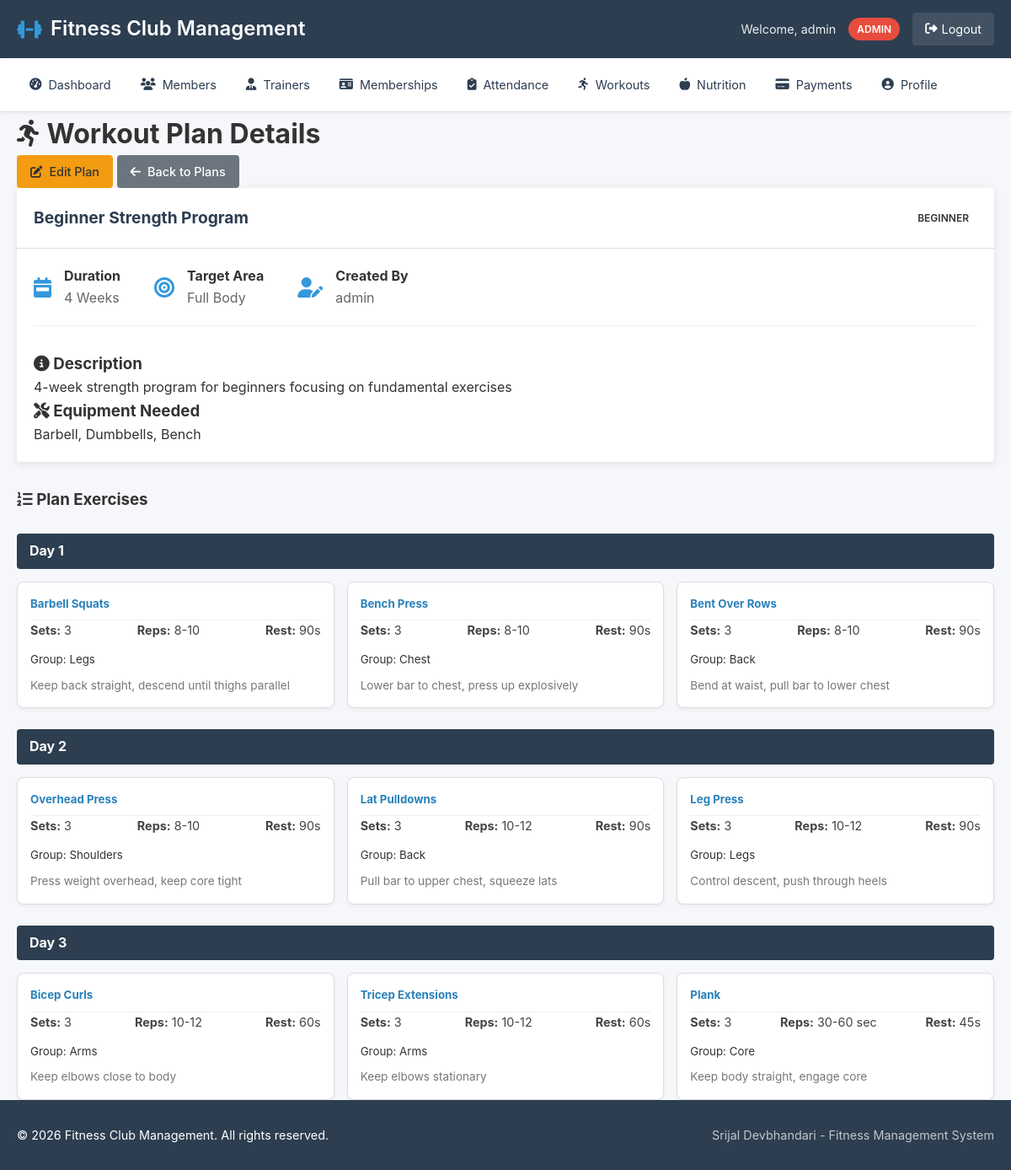
The app's page /workouts/view.php?id=1 (signed in) with its own data.
### tables this page shows
CREATE TABLE workout_plans (
    id INT PRIMARY KEY AUTO_INCREMENT,
    plan_name VARCHAR(100) NOT NULL,
    description TEXT,
    difficulty_level ENUM('Beginner', 'Intermediate', 'Advanced') DEFAULT 'Beginner',
    duration_weeks INT DEFAULT 4,
    target_area VARCHAR(100),
    equipment_needed TEXT,
    created_by INT,
    created_at TIMESTAMP DEFAULT CURRENT_TIMESTAMP,
    is_active BOOLEAN DEFAULT TRUE,
    FOREIGN KEY (created_by) REFERENCES users(id),
    INDEX idx_difficulty (difficulty_level)
);

CREATE TABLE users (
    id INT PRIMARY KEY AUTO_INCREMENT,
    username VARCHAR(50) UNIQUE NOT NULL,
    email VARCHAR(100) UNIQUE NOT NULL,
    password_hash VARCHAR(255) NOT NULL,
    role ENUM('admin', 'trainer', 'member') DEFAULT 'member',
    created_at TIMESTAMP DEFAULT CURRENT_TIMESTAMP,
    last_login DATETIME,
    status ENUM('active', 'inactive') DEFAULT 'active'
);

CREATE TABLE workout_exercises (
    id INT PRIMARY KEY AUTO_INCREMENT,
    workout_plan_id INT NOT NULL,
    exercise_name VARCHAR(100) NOT NULL,
    sets INT DEFAULT 3,
    reps VARCHAR(50),
    rest_seconds INT DEFAULT 60,
    instructions TEXT,
    muscle_group VARCHAR(50),
    day_number INT,
    FOREIGN KEY (workout_plan_id) REFERENCES workout_plans(id) ON DELETE CASCADE,
    INDEX idx_plan (workout_plan_id)
);

### includes/functions.php (called while the page is built, shortened)
<?php
function has_role($role)
{
    return isset($_SESSION['user_role']) && $_SESSION['user_role'] === $role;
}
function is_admin()
{
    return has_role('admin');
}
function is_staff()
{
    return is_admin() || is_trainer();
}
function e($string)
{
    return htmlspecialchars($string ?? '', ENT_QUOTES, 'UTF-8');
}
?>

### public/workouts/view.php (the view, shortened to what this page needs)
<?php
require_once '../../config/config.php';
require_once '../../includes/functions.php';
$id = isset($_GET['id']) ? (int) $_GET['id'] : 0;
$stmt = $pdo->prepare("
    SELECT wp.*, u.username as creator
    FROM workout_plans wp
    LEFT JOIN users u ON wp.created_by = u.id
    WHERE wp.id = ?
");
$stmt->execute([$id]);
$plan = $stmt->fetch();
$stmt = $pdo->prepare("SELECT * FROM workout_exercises WHERE workout_plan_id = ? ORDER BY day_number, id");
$stmt->execute([$id]);
$exercises = $stmt->fetchAll();
include '../../includes/header.php';
?>
<div class="content-header">
    <h1><i class="fas fa-running"></i> Workout Plan Details</h1>
    <div class="header-actions">
        <?php if (is_admin() || (is_trainer() && $plan['created_by'] == $_SESSION['user_id'])): ?>
            <a href="manage.php?action=edit&id=<?php echo $id; ?>" class="btn btn-warning">
                <i class="fas fa-edit"></i> Edit Plan
            </a>
        <?php endif; ?>
        <a href="<?php echo is_staff() ? 'index.php' : 'plans.php'; ?>" class="btn btn-secondary">
            <i class="fas fa-arrow-left"></i> Back to Plans
        </a>
    </div>
</div>
<div class="content-card">
    <div class="card-header">
        <h2>
            <?php echo e($plan['plan_name']); ?>
        </h2>
        <span class="status-badge <?php echo strtolower($plan['difficulty_level']); ?>">
            <?php echo e($plan['difficulty_level']); ?>
        </span>
    </div>
    <div class="card-body">
        <div class="plan-overview">
            <div class="overview-item">
                <i class="fas fa-calendar-week"></i>
                <div>
                    <strong>Duration</strong>
                    <p>
                        <?php echo e($plan['duration_weeks']); ?> Weeks
                    </p>
                </div>
            </div>
            <div class="overview-item">
                <i class="fas fa-bullseye"></i>
                <div>
                    <strong>Target Area</strong>
                    <p>
                        <?php echo e($plan['target_area'] ?: 'Full Body'); ?>
                    </p>
                </div>
            </div>
            <div class="overview-item">
                <i class="fas fa-user-edit"></i>
                <div>
                    <strong>Created By</strong>
                    <p>
                        <?php echo e($plan['creator'] ?: 'System'); ?>
                    </p>
                </div>
            </div>
        </div>
        <?php if ($plan['description']): ?>
            <div class="description-box">
                <h3><i class="fas fa-info-circle"></i> Description</h3>
                <p>
                    <?php echo nl2br(e($plan['description'])); ?>
                </p>
            </div>
        <?php endif; ?>
        <?php if ($plan['equipment_needed']): ?>
            <div class="equipment-box">
                <h3><i class="fas fa-tools"></i> Equipment Needed</h3>
                <p>
                    <?php echo e($plan['equipment_needed']); ?>
                </p>
            </div>
        <?php endif; ?>
    </div>
</div>
<div class="mt-20">
    <h3><i class="fas fa-list-ol"></i> Plan Exercises</h3>
    <?php
    $current_day = 0;
    foreach ($exercises as $ex):
        if ($ex['day_number'] != $current_day):
            if ($current_day != 0)
                echo '</div>';
            $current_day = $ex['day_number'];
            echo "<h4 class='day-header'>Day $current_day</h4><div class='exercise-grid'>";
        endif;
        ?>
        <div class="exercise-card">
            <h5>
                <?php echo e($ex['exercise_name']); ?>
            </h5>
            <div class="ex-meta">
                <span><strong>Sets:</strong>
                    <?php echo e($ex['sets']); ?>
                </span>
                <span><strong>Reps:</strong>
                    <?php echo e($ex['reps']); ?>
                </span>
                <span><strong>Rest:</strong>
                    <?php echo e($ex['rest_seconds']); ?>s
                </span>
            </div>
            <?php if ($ex['muscle_group']): ?>
                <small class="muscle">Group:
                    <?php echo e($ex['muscle_group']); ?>
                </small>
            <?php endif; ?>
            <?php if ($ex['instructions']): ?>
                <p class="instr">
                    <?php echo e($ex['instructions']); ?>
                </p>
            <?php endif; ?>
        </div>
    <?php endforeach; ?>
    <?php if (count($exercises) > 0)
        echo '</div>'; ?>
</div>
<?php include '../../includes/footer.php'; ?>

### assets/css/style.css (style rules this page uses)
* { margin: 0; padding: 0; box-sizing: border-box; }
:root { --primary-color: #2c3e50; --secondary-color: #3498db; --success-color: #27ae60; --warning-color: #f39c12; --danger-color: #e74c3c; --info-color: #2980b9; --light-color: #ecf0f1; --dark-color: #2c3e50; --gray-color: #95a5a6; --border-color: #ddd; --shadow: 0 2px 10px rgba(0, 0, 0, 0.1); --border-radius: 4px; --transition: all 0.3s ease; }
body { font-family: -apple-system, BlinkMacSystemFont, 'Segoe UI', Roboto, Oxygen, Ubuntu, sans-serif; line-height: 1.6; color: #333; background-color: #f5f7fa; min-height: 100vh; display: flex; flex-direction: column; }
.content-card { background: white; border-radius: var(--border-radius); box-shadow: var(--shadow); margin-bottom: 30px; overflow: hidden; }
.card-header { padding: 20px; border-bottom: 1px solid var(--border-color); display: flex; justify-content: space-between; align-items: center; }
.card-header h2 { font-size: 1.2rem; color: var(--dark-color); display: flex; align-items: center; gap: 10px; }
.card-body { padding: 20px; }
.status-badge, .badge { display: inline-block; padding: 4px 10px; border-radius: 20px; font-size: 0.75rem; font-weight: 600; text-transform: uppercase; }
.btn { display: inline-flex; align-items: center; justify-content: center; gap: 8px; padding: 8px 16px; border: none; border-radius: var(--border-radius); font-size: 0.9rem; font-weight: 500; text-decoration: none; cursor: pointer; transition: var(--transition); white-space: nowrap; }
.btn-secondary { background-color: #6c757d; color: white; }
.btn-warning { background-color: var(--warning-color); color: #333; }
.mt-20 { margin-top: 20px; }

### public/workouts/view.php (style rules this page uses)
.plan-overview { display: flex; gap: 40px; margin-bottom: 30px; border-bottom: 1px solid #eee; padding-bottom: 20px; }
.overview-item { display: flex; align-items: center; gap: 15px; }
.overview-item i { font-size: 1.5rem; color: #3498db; }
.overview-item p { margin: 0; color: #666; }
.day-header { background: #2c3e50; color: white; padding: 8px 15px; border-radius: 4px; margin: 25px 0 15px 0; }
.exercise-grid { display: grid; grid-template-columns: repeat(auto-fill, minmax(280px, 1fr)); gap: 15px; }
.exercise-card { background: #fff; border: 1px solid #ddd; padding: 15px; border-radius: 8px; box-shadow: 0 2px 4px rgba(0, 0, 0, 0.05); }
.exercise-card h5 { margin-top: 0; color: #2980b9; border-bottom: 1px solid #f0f0f0; padding-bottom: 8px; }
.ex-meta { display: flex; justify-content: space-between; font-size: 0.9rem; color: #444; margin-bottom: 10px; }
.instr { font-size: 0.85rem; color: #777; margin-top: 8px; }
.mt-20 { margin-top: 20px; }

### records on screen
workout_plans: plan_name "Beginner Strength Program", difficulty_level "BEGINNER", duration_weeks "4", target_area "Full Body", created_by.username "admin", description "4-week strength program for beginners focusing on fundamental exercises", equipment_needed "Barbell, Dumbbells, Bench"
workout_exercises: day_number "1", exercise_name "Barbell Squats", sets "3", reps "8-10", rest_seconds "90", muscle_group "Legs", instructions "Keep back straight, descend until thighs parallel"
workout_exercises: exercise_name "Bench Press", sets "3", reps "8-10", rest_seconds "90", muscle_group "Chest", instructions "Lower bar to chest, press up explosively"
workout_exercises: exercise_name "Bent Over Rows", sets "3", reps "8-10", rest_seconds "90", muscle_group "Back", instructions "Bend at waist, pull bar to lower chest"
workout_exercises: day_number "2", exercise_name "Overhead Press", sets "3", reps "8-10", rest_seconds "90", muscle_group "Shoulders", instructions "Press weight overhead, keep core tight"
workout_exercises: exercise_name "Lat Pulldowns", sets "3", reps "10-12", rest_seconds "90", muscle_group "Back", instructions "Pull bar to upper chest, squeeze lats"
workout_exercises: exercise_name "Leg Press", sets "3", reps "10-12", rest_seconds "90", muscle_group "Legs", instructions "Control descent, push through heels"
workout_exercises: day_number "3", exercise_name "Bicep Curls", sets "3", reps "10-12", rest_seconds "60", muscle_group "Arms", instructions "Keep elbows close to body"
workout_exercises: exercise_name "Tricep Extensions", sets "3", reps "10-12", rest_seconds "60", muscle_group "Arms", instructions "Keep elbows stationary"
workout_exercises: exercise_name "Plank", sets "3", reps "30-60 sec", rest_seconds "45", muscle_group "Core", instructions "Keep body straight, engage core"

### other values on screen
SITE_NAME "Fitness Club Management"
$_SESSION['user_name'] "admin"
$_SESSION['user_role'] "ADMIN"
